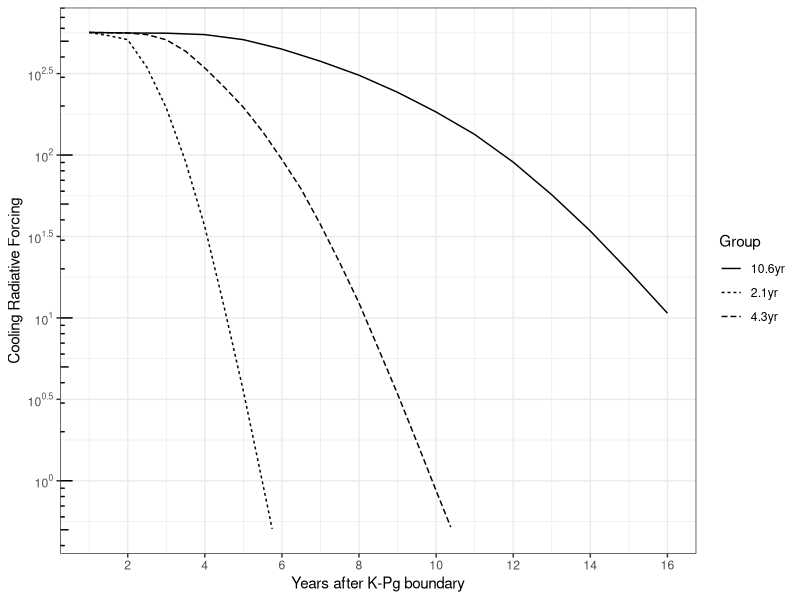

Here is the R script that generated this plot:
library(tidyverse)
library(scales)

# load data from WebplotDigit measurement
cool_forcing <- read_csv("data/cooling_forcing.csv")
# Note that visible transmission ratio is not direct transmission level
cool_forcing <- cool_forcing %>% mutate(transmission_ratio = 1 - Cooling_Forcing/max(Cooling_Forcing))

# reproduce the figure 2a in PIERAZZO et al. 2003 Astrobiology, 3(1), 99–118,
p1 <- cool_forcing %>% ggplot(aes(x=Year_after_KPg, y=`Cooling_Forcing`)) + geom_line(aes(lty=Group))
p1 <- p1 +  scale_y_continuous(trans = 'log')+annotation_logticks(sides="l")
p1 <- p1 + scale_y_log10(breaks = trans_breaks("log10", function(x) 10^x),
                       labels = trans_format("log10", math_format(10^.x)))
p1 <- p1 + scale_x_continuous(breaks = seq(0, 16, by=2))
p1 <- p1 + labs(x="Years after K-Pg boundary", y="Cooling Radiative Forcing")
p1 <- p1+theme_bw()
ggsave("output/cooling_forcing_PIERAZZO_2003.png", p1, width = 7, height = 5)
# reproduce the figure 2b
p2 <- cool_forcing %>% ggplot(aes(x=Year_after_KPg, y=transmission_ratio*0.75)) + geom_line(aes(lty=Group)) + ylim(c(0,.9))
p2 <- p2 + theme_bw() + labs(x="Years after K-Pg boundary", y="Visible Transmission")

end_cretaceous_solar_constant <- 1360.33 #W/m2
export_to_genie <- cool_forcing %>% mutate(genie_solar_constant = end_cretaceous_solar_constant * transmission_ratio)
export_to_genie <- export_to_genie %>% filter(Year_after_KPg%%1 == 0) %>% select(Year_after_KPg, genie_solar_constant)

add_forcing_rows <- function(y1, y2, data_to_export=export_to_genie){
  additional_tbl <- tibble(Year_after_KPg = y1:y2, genie_solar_constant = end_cretaceous_solar_constant)
  return(rbind(data_to_export,additional_tbl))
}

export_to_genie <- add_forcing_rows(1, 200)

#export_to_genie <- export_to_genie %>% mutate(Year_after_KPg = Year_after_KPg - 0.5)

export_to_genie  %>% round(2) %>%  write_delim(., "data/genie_solar_constant.txt", delim=" ")

### ensemble parameters for simulation
# x <- 1:100
# k <- c(0.5, 0.6, 0.7, 0.8, 0.9, 1.0)
# f <- function(x,k){
#   return(1-1/x**k)
# }
# 
# df <- cbind(x, f(x,k[1]), f(x,k[2]), f(x,k[3]), f(x,k[4]),
#             f(x,k[5]), f(x,k[6])) |> data.frame()
# 
# df %>% pivot_longer(cols = V2:V7) %>% ggplot(aes(x=x,y=value)) + geom_line(aes(color=name))
